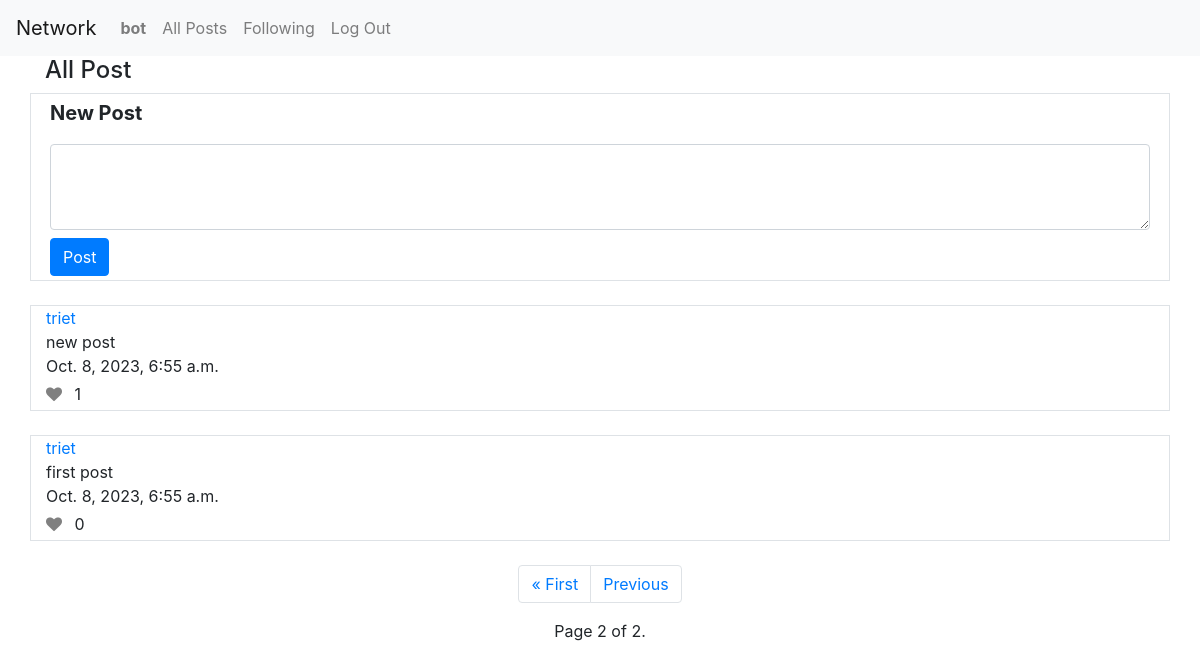
Screenshot of /?page=2 (signed in) with the database file from the repository.
### network/models.py (models this page shows, shortened)
class User(AbstractUser):
    pass

class Post(models.Model):
    username = models.ForeignKey(User, on_delete=models.CASCADE, related_name="username_post")
    content = models.CharField(max_length=500)
    date = models.DateTimeField(auto_now_add=True)
    like = models.IntegerField(default=0)

### network/views.py (the view)
# urls.py: path("", views.index, name="index"),
def index(request):
    posts = Post.objects.all().order_by("-date")
    paginator = Paginator(posts, 10)
    page_number = request.GET.get("page")
    page_obj = paginator.get_page(page_number)
    if request.user.is_authenticated:
        liked_posts = Like.objects.filter(username=request.user).values_list("post", flat=True)
    else:
        liked_posts = []
    return render(request, "network/index.html", {
        "posts": posts,
        "page_obj": page_obj,
        "liked_posts": liked_posts,
    })

### network/templates/network/index.html (shortened to what this page needs)
{% extends "network/layout.html" %}
{% load static %}
{% block body %}
    <div class="container">
        {% if following %}
            <h4>Following</h4>
        {% else %}
            <h4>All Post</h4>
        {% endif %}
    </div>
    <div class="container border">
        <form action="{% url 'new_post' %}" method="post">
            <div class="row p-1">
                <div class="col">
                    <label class="font-weight-bold lead" for="post">New Post</label>
                </div>
            </div>
            <div class="row p-1">
                <div class="col">
                    <textarea class="form-control" name="post" rows="3"></textarea>
                </div>
            </div>
            <div class="row p-1">
                <div class="col">
                    <button class="btn btn-primary" type="submit">Post</button>
                </div>
            </div>
        </form>
    </div><br>
    {% for post in page_obj %}
        <div class="container border">
                <div class="row">
                    <div class="col">
                        <a href="{% url 'profile' post.username.id %}">{{ post.username }}</a>
                    </div>
                </div>
                <div class="row">
                    <div class="col" id="content_{{ post.id }}">
                        {{ post.content }}
                    </div>
                </div>
                <div class="row">
                    <div class="col">
                        {{ post.date }}
                    </div>
                </div>
                <div class="row justify-content-between">
                    <div class="col-auto mt-1 mb-1">
                        {% if request.user.is_authenticated %}
                            {% if post.id in liked_posts %}
                                <i class="fa fa-heart" id="like_color_{{ post.id }}" style="color: red; cursor: pointer;" onclick="toggleLike('{{ post.id }}')"></i>
                            {% else %}
                                <i class="fa fa-heart" id="like_color_{{ post.id }}" style="color: gray; cursor: pointer;" onclick="toggleLike('{{ post.id }}')"></i>
                            {% endif %}
                            <span class="ml-2" id="like_count_{{ post.id }}">{{ post.like }}</span>
                        {% endif %}
                    </div>
                </div>
        </div><br>
    {% endfor %}
    <div class="static-bottom">
        <ul class="pagination justify-content-center">
            {% if page_obj.has_previous %}
                <li class="page-item"><a class="page-link" href="?page=1">&laquo; First</a></li>
                <li class="page-item"><a class="page-link" href="?page={{ page_obj.previous_page_number }}">Previous</a></li>
            {% endif %}
        </ul>
        <div class="text-center">
            Page {{ page_obj.number }} of {{ page_obj.paginator.num_pages }}.
        </div>
    </div>
{% endblock %}

### network/templates/network/layout.html (shortened to what this page needs)
{% load static %}
<!DOCTYPE html>
<html lang="en">
    <head>
        <link rel="stylesheet" href="https://stackpath.bootstrapcdn.com/bootstrap/4.4.1/css/bootstrap.min.css">
        <link href="{% static 'network/styles.css' %}" rel="stylesheet">
        <link rel="stylesheet" href="https://cdnjs.cloudflare.com/ajax/libs/font-awesome/4.7.0/css/font-awesome.min.css">
    </head>
    <body>
        <nav class="navbar navbar-expand-lg navbar-light bg-light">
            <a class="navbar-brand" href="">Network</a>
            <div>
              <ul class="navbar-nav mr-auto">
                {% if user.is_authenticated %}
                    <li class="nav-item">
                        {% if user == request.user %}
                            <a class="nav-link" href="{% url 'profile' user.id %}"><strong>{{ user.username }}</strong></a>
                        {% else %}
                            <a class="nav-link" href="{% url 'profile' request.user.id %}"><strong>{{ request.user.username }}</strong></a>
                        {% endif %}
                    </li>
                {% endif %}
                <li class="nav-item">
                  <a class="nav-link" href="{% url 'index' %}">All Posts</a>
                </li>
                {% if user.is_authenticated %}
                    <li class="nav-item">
                        <a class="nav-link" href="{% url 'following' %}">Following</a>
                    </li>
                    <li class="nav-item">
                        <a class="nav-link" href="{% url 'logout' %}">Log Out</a>
                    </li>
                {% endif %}
              </ul>
            </div>
          </nav>
        <div class="body">
            {% block body %}
            {% endblock %}
        </div>
    </body>
</html>

### rows the page displays
User: username "bot"
Post: username "triet", content "new post", date "Oct. 8, 2023, 6:55 a.m.", like "1"
Post: username "triet", content "first post", date "Oct. 8, 2023, 6:55 a.m.", like "0"

### other values shown
{{ page_obj.number }} "2"
{{ page_obj.paginator.num_pages }} "2"
